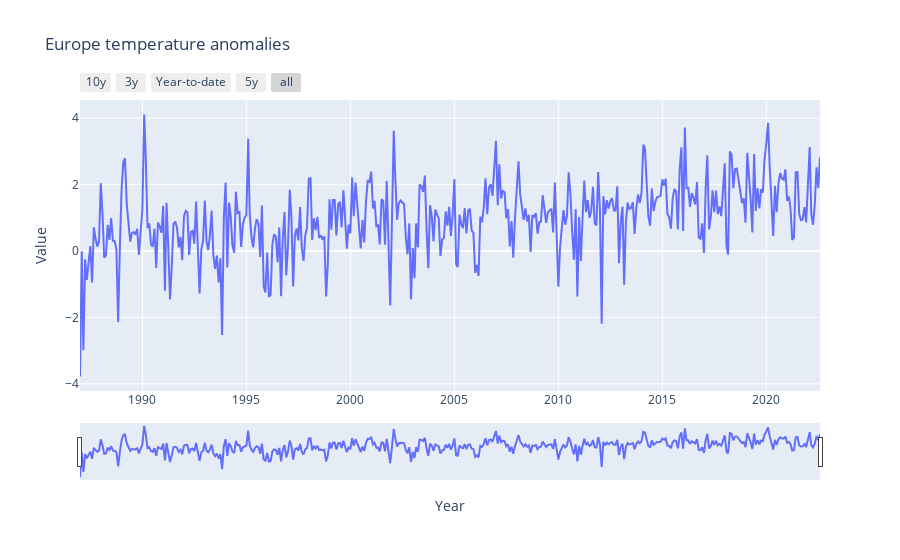

Notebook code cell kept with this figure:
### Markdown cell above
Next up are the anomalies of temperature in Europe. The definition of the anomalies is discussed in the Methods section.

### Code cell
# retrieving temperature data
dataTemp = data_cleaner_temperature(rawDataTemp)

# plot europe temperature anomalies
fig = px.line(dataTemp, title = 'Europe temperature anomalies', x = 'Year', y = 'Value')
fig.update_xaxes(
    rangeslider_visible=True,
    rangeselector=dict(
        buttons=list([
            dict(count=10, label="10y", step="year", stepmode="backward"),
            dict(count=3, label="3y", step="year", stepmode="backward"),
            dict(count=1, label="Year-to-date", step="year", stepmode="todate"),
            dict(count=5, label="5y", step="year", stepmode="backward"),
            dict(step="all")
        ])
    )
)

fig.show()

### Figure 1 — Plotly figure (JSON) as saved in the notebook; plotly's stock layout.template omitted (floating-point values rounded to 4 significant figures; data arrays with more than 128 entries replaced by an {"elided": "..."} marker saying what was removed)
{"data": [{"hovertemplate": "Year=%{x}<br>Value=%{y}<extra></extra>", "legendgroup": "", "line": {"color": "#636efa", "dash": "solid"}, "marker": {"symbol": "circle"}, "mode": "lines", "name": "", "orientation": "v", "showlegend": false, "type": "scatter", "x": {"elided": "428 str values"}, "xaxis": "x", "y": {"elided": "428 float values"}, "yaxis": "y"}], "layout": {"legend": {"tracegroupgap": 0}, "title": {"text": "Europe temperature anomalies"}, "xaxis": {"anchor": "y", "domain": [0, 1], "rangeselector": {"buttons": [{"count": 10, "label": "10y", "step": "year", "stepmode": "backward"}, {"count": 3, "label": "3y", "step": "year", "stepmode": "backward"}, {"count": 1, "label": "Year-to-date", "step": "year", "stepmode": "todate"}, {"count": 5, "label": "5y", "step": "year", "stepmode": "backward"}, {"step": "all"}]}, "rangeslider": {"visible": true}, "title": {"text": "Year"}}, "yaxis": {"anchor": "x", "domain": [0, 1], "title": {"text": "Value"}}}}
